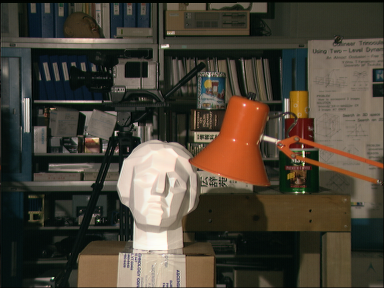
%> input picture in the course quizzes/left.png, 384 x 288 px
$ octave find_best_match.m   (GNU Octave 9; MATLAB toolbox functions it lacks are replaced by stand-ins)
%> lines starting %> are read from the running program, lines starting %| are printed output that depends on the picture
disp("Running");

function ssd = ssd(x,y)
  a = x-y;
  ssd = sum(a.*a);
endfunction
% Find best match
function best_x = find_best_match(patch, strip)
    % TODO: Find patch in strip and return column index (x value) of topleft corner
    best = [1 Inf];
    for i = [1:(size(strip)(2)-size(patch)(2)+1)]
      cur_ssd = ssd(patch, strip(:, i:(size(patch)(2)+i-1)));
      if cur_ssd < best(2)
        best = [i cur_ssd];
      endif
    endfor
    best_x = best(1);
endfunction

pkg load image;

% Test code:

%% Load images
left = imread('left.png');
%> left is the input picture: size 288x384x3 uint8; mean R, G, B 74.7, 67.6, 55.3
right = imread('right.png');
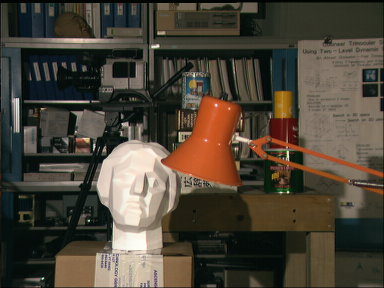
%> input picture in the course quizzes/right.png, 384 x 288 px
%> right is the input picture: size 288x384x3 uint8; mean R, G, B 75.9, 68.2, 55.6
figure, imshow(left);
figure, imshow(right);

%% Convert to grayscale, double, [0, 1] range for easier computation
left_gray = double(rgb2gray(left)) / 255.0;
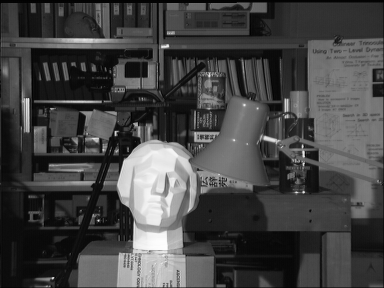
%> left_gray: size 288x384 double; min 0, max 0.992, mean 0.268
right_gray = double(rgb2gray(right)) / 255.0;
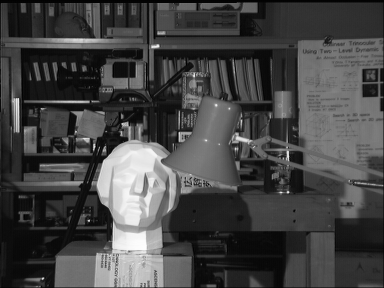
%> right_gray: size 288x384 double; min 0, max 0.992, mean 0.271

%% Define image patch location (topleft [row col]) and size
patch_loc = [120 170];
patch_size = [100 100];

%% Extract patch (from left image)
patch_left = left_gray(patch_loc(1):(patch_loc(1) + patch_size(1) - 1), patch_loc(2):(patch_loc(2) + patch_size(2) - 1));
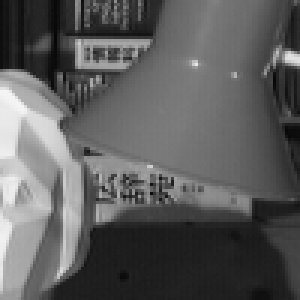
%> patch_left: size 100x100 double (shown 3 times larger); min 0.0235, max 0.961, mean 0.362
figure, imshow(patch_left);

%% Extract strip (from right image)
strip_right = right_gray(patch_loc(1):(patch_loc(1) + patch_size(1) - 1), :);
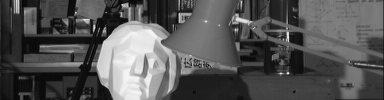
%> strip_right: size 100x384 double; min 0, max 0.969, mean 0.334
figure, imshow(strip_right);

%% Now look for the patch in the strip and report the best position (column index of topleft corner)
best_x = find_best_match(patch_left, strip_right);
%> after the loop in find_best_match, `for i = [1:(size(strip)(2)-size(patch)(2)+1)]`: best = 101 values, max 126 at index 1, min 0.355 at index 78, mean 7.07
%> in find_best_match, `best_x = best(1);`: best_x = 126
%> best_x = 126
disp(best_x);
%| 126
patch_right = right_gray(patch_loc(1):(patch_loc(1) + patch_size(1) - 1), best_x:(best_x + patch_size(2) - 1));
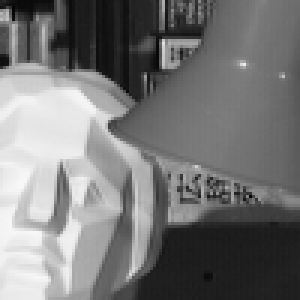
%> patch_right: size 100x100 double (shown 3 times larger); min 0.0157, max 0.969, mean 0.468
figure, imshow(patch_right);
